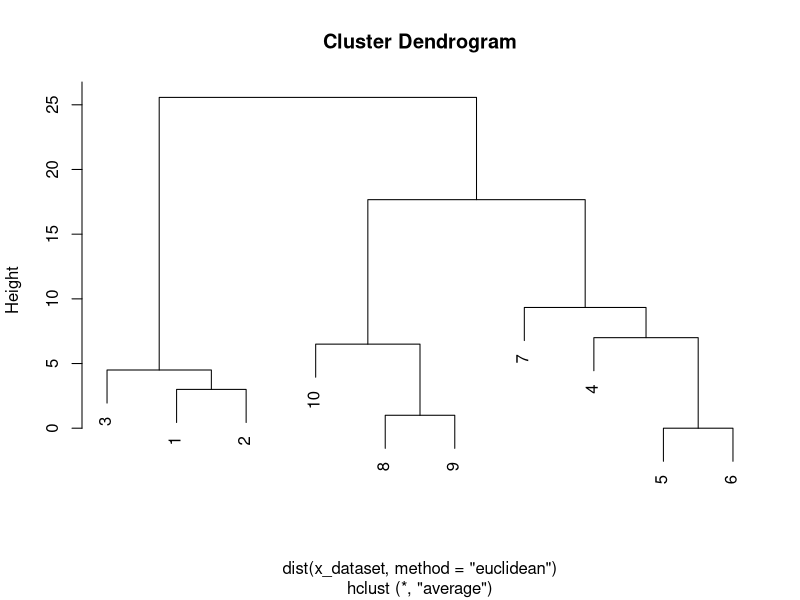
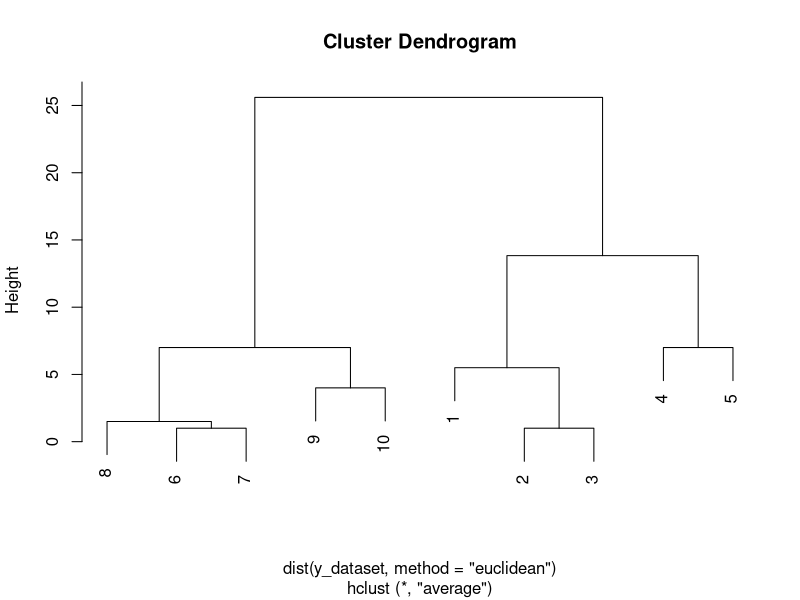
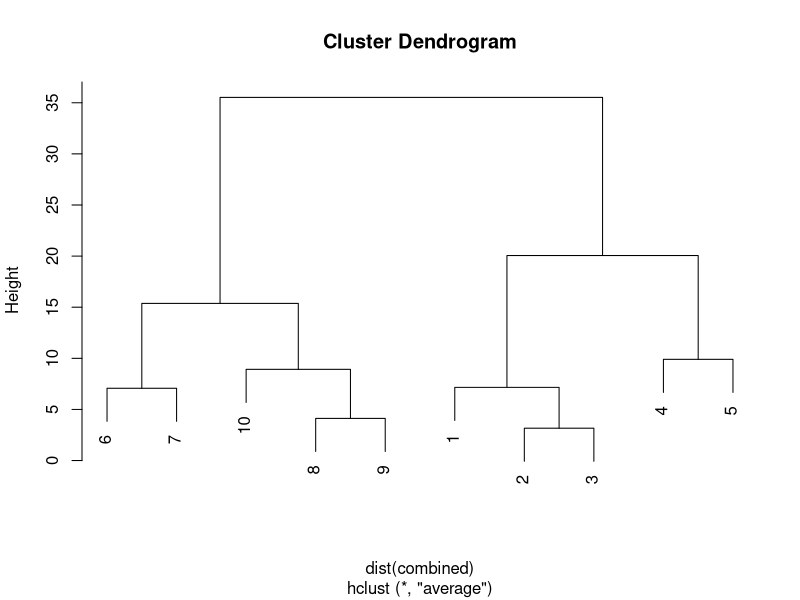

The R script that drew these images, in order:
?hclust()
?dist()

x_dataset <- c(7, 10, 13, 21, 28, 28, 35, 43, 44, 50)
y_dataset <- c(57, 62, 63, 71, 78, 88, 89, 90, 94, 98)

cluster <- hclust(dist(x_dataset, method="euclidean"), method ="average")
plot(cluster)

cluster2 <- hclust(dist(y_dataset, method = "euclidean"), method = "average")
plot(cluster2)

combined <- cbind(x_dataset, y_dataset)
cluster3 <- hclust(dist(combined), method = "average")
plot(cluster3)